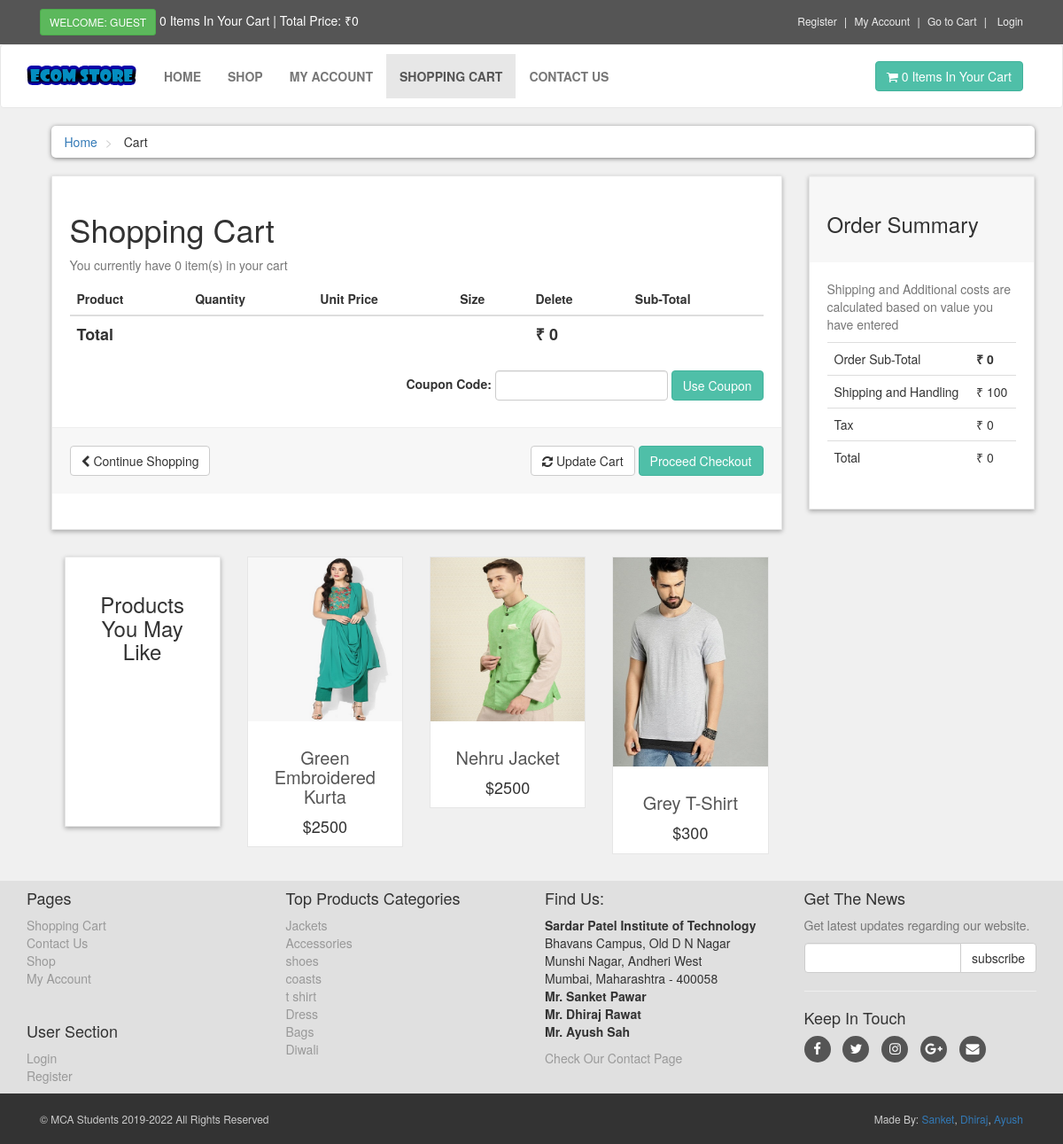
The app's page /cart.php with its own data.
### tables this page shows
CREATE TABLE `product` (
  `product_id` int(10) NOT NULL,
  `p_cat_id` int(10) NOT NULL,
  `cat_id` int(10) NOT NULL,
  `manufacturer_id` int(10) NOT NULL,
  `date` timestamp NOT NULL DEFAULT current_timestamp() ON UPDATE current_timestamp(),
  `product_title` text NOT NULL,
  `product_img1` text NOT NULL,
  `product_img2` text NOT NULL,
  `product_img3` text NOT NULL,
  `product_price` text NOT NULL,
  `product_keywords` text NOT NULL,
  `product_desc` text NOT NULL
);

CREATE TABLE `product_categories` (
  `p_cat_id` int(10) NOT NULL,
  `p_cat_title` text NOT NULL,
  `p_cat_desc` text NOT NULL
);

### cart.php (the view, shortened to what this page needs)
<?php
include("includes/header.php");
?>
    <div id="content">
        <div class="container">
            <div class="col-md-12">
                <ul class="breadcrumb">
                    <li>
                        <a href="index.php">Home</a>
                    </li>
                    <li>
                        Cart
                    </li>
                </ul>
            </div>
            <div id="cart" class="col-md-9">
                <div class="box">
                    <form action="cart.php" method="post" enctype="multipart/form-data">
                        <h1>Shopping Cart</h1>
                        <?php
                       $ip_add = getRealIpUser();
                       $select_cart = "select * from cart where ip_add='$ip_add'";
                       $run_cart = mysqli_query($con,$select_cart);
                       $count = mysqli_num_rows($run_cart);
                       ?>
                        <p class="text-muted">You currently have <?php echo $count; ?> item(s) in your cart</p>
                        <div class="table-responsive">
                            <table class="table">
                                <thead>
                                    <tr>
                                        <th colspan="2">Product</th>
                                        <th>Quantity</th>
                                        <th>Unit Price</th>
                                        <th>Size</th>
                                        <th  colspan="1">Delete</th>
                                        <th  colspan="2">Sub-Total</th>
                                    </tr>
                                </thead>
                                    <?php
                                   $total = 0;
                                   ?>
                                <tfoot>
                                    <tr>
                                        <th colspan="5">Total</th>
                                        <th colspan="2">₹ <?php echo $total; ?></th>
                                    </tr>
                                </tfoot>
                            </table>
                            <div class="form-inline pull-right">
                               <div class="form-group">
                                    <label> Coupon Code: </label>
                                    <input type="text" name="code" class="form-control">
                                    <input type="submit" class="btn btn-primary" value="Use Coupon" name="apply_coupon">
                               </div>
                           </div>
                        </div>
                        <div class="box-footer">
                            <div class="pull-left">
                                <a href="index.php" class="btn btn-default">
                                    <i class="fa fa-chevron-left"></i> Continue Shopping
                                </a>
                            </div>
                            <div class="pull-right">
                                <button type="submit" name="update" value="Update Cart" class="btn btn-default">
                                    <i class="fa fa-refresh"></i> Update Cart
                                </button>
                                <a href="checkout.php" class="btn btn-primary">
                                    Proceed Checkout <i class="fafa-chevron-right"></i>
                                </a>
                            </div>
                        </div>
                    </form>
                </div>
                <div id="row same-height-row">
                    <div class="col-md-3 col-sm-6">
                        <div class="box same-height headline">
                            <h3 class="text-center">Products You May Like</h3>
                        </div>
                    </div>
                    <?php
                   $get_products = "select * from product order by rand() LIMIT 0,3";
                   $run_products = mysqli_query($con,$get_products);
                   while($row_products=mysqli_fetch_array($run_products)){
                       $pro_id = $row_products['product_id'];
                       $pro_title = $row_products['product_title'];
                       $pro_price = $row_products['product_price'];
                       $pro_img1 = $row_products['product_img1'];
                       echo "
                    <div class='col-md-3 col-sm-6 center-responsive'>
                       <div class='product same-height'>
                           <a href='details.php?pro_id=$pro_id'>
                               <img class='img-responsive' src='admin_area/product_images/$pro_img1' alt='Product 6'>
                            </a>
                            <div class='text'>
                                <h3><a href='details.php?pro_id=$pro_id'> $pro_title </a></h3>
                                <p class='price'>$$pro_price</p>
                            </div>
                        </div>
                   </div>
                       ";
                   }
                   ?>
                </div>
            </div>
            <div class="col-md-3">
                <div id="order-summary" class="box">
                    <div class="box-header">
                        <h3>Order Summary</h3>
                    </div>
                    <p class="text-muted">
                        Shipping and Additional costs are calculated based on value you have entered
                    </p>
                    <div class="table-responsive">
                        <table class="table">
                            <tbody>
                                <tr>
                                    <td> Order Sub-Total </td>
                                    <th> ₹ <?php echo $total; ?> </th>
                                </tr>
                                <tr>
                                    <td> Shipping and Handling </td>
                                    <td> ₹ 100 </td>
                                </tr>
                                <tr>
                                    <td> Tax </td>
                                    <td> ₹ 0 </td>
                                </tr>
                                <tr class="total">
                                    <td> Total </td>
                                    <td> ₹ <?php echo $total; ?> </td>
                                </tr>
                            </tbody>
                        </table>
                    </div>
                </div>
            </div>
        </div>
    </div>
    <?php
    include("includes/footer.php");
    ?>
</body>
</html>

### includes/footer.php (shortened to what this page needs)
<div id="footer">
    <div class="container">
        <div class="row">
            <div class="col-sm-6 col-md-3">
                <ul>
                   <h4>Pages</h4>
                    <li><a href="cart.php">Shopping Cart</a></li>
                    <li><a href="contact.php">Contact Us</a></li>
                    <li><a href="shop.php">Shop</a></li>
                    <li><a href="customer/my_account.php">My Account</a></li>
                </ul>
                <br>
                <h4>User Section</h4>
                <ul>
                    <?php
                                if(!isset($_SESSION['customer_email'])){
                                    echo "<a href='checkout.php'>Login</a>";
                                }else{
                                    echo "<a href='customer/my_account.php?myorders'>My Account</a>";
                                }
                            ?>
                    <li><a href="customer_register.php">Register</a></li>
                </ul>
            </div>
            <div class="col-sm-6 col-md-3">
                <h4>Top Products Categories</h4>
                <ul>
                <?php
                        $get_p_cats = "select * from product_categories";
                        $run_p_cats = mysqli_query($con,$get_p_cats);
                        while($row_p_cats=mysqli_fetch_array($run_p_cats)){
                            $p_cat_id = $row_p_cats['p_cat_id'];
                            $p_cat_title = $row_p_cats['p_cat_title'];
                            echo "
                                <li>
                                    <a href='shop.php?p_cat=$p_cat_id'>
                                        $p_cat_title
                                    </a>
                                </li>
                            ";
                        }
                    ?>
                </ul>
            </div>
            <div class="col-sm-6 col-md-3">
                <h4>Find Us:</h4>
                <p>
                    <strong>Sardar Patel Institute of Technology</strong>
                    <br>Bhavans Campus, Old D N Nagar
                    <br>Munshi Nagar, Andheri West
                    <br>Mumbai, Maharashtra - 400058
                    <br><strong>Mr. Sanket Pawar</strong>&nbsp;<br><strong>Mr. Dhiraj Rawat</strong>&nbsp;<br><strong>Mr. Ayush Sah</strong>
                </p>
                <a href="contact.php">Check Our Contact Page</a>
            </div>
                <div class="col-sm-6 col-md-3">
                    <h4>Get The News</h4>
                    <p class="text-muted">
                        Get latest updates regarding our website.
                    </p>
                    <form action="" method="post">
                        <div class="input-group">
                            <input type="text" class="form-control" name="email">
                            <span class="input-group-btn">
                                <input type="submit" value="subscribe" class="btn btn-default">
                            </span>
                        </div>
                    </form>
                    <hr>
                    <h4>Keep In Touch</h4>
                    <p class="social">
                        <a href="#" class="fa fa-facebook"></a>
                        <a href="#" class="fa fa-twitter"></a>
                        <a href="#" class="fa fa-instagram"></a>
                        <a href="#" class="fa fa-google-plus"></a>
                        <a href="#" class="fa fa-envelope"></a>
                    </p>
                </div>
        </div>
    </div>
</div>
<div id="copyright">
    <div class="container">
        <div class="col-md-6">
            <p class="pull-left">&copy; MCA Students 2019-2022 All Rights Reserved</p>
        </div>
        <div class="col-md-6">
            <p class="pull-right"> Made By: <a href="https://www.facebook.com/pavarsanket">Sanket</a>, <a href="https://www.facebook.com/Dhirajsinghrawat">Dhiraj</a>, <a href="https://www.facebook.com/Sah.Ayush">Ayush</a></p>
        </div>
    </div>
</div>

### style.css (style rules this page uses)
body { font-size: 14px; line-height: 1.42857143; color: #333333; background: #f0f0f0; overflow-x: hidden; }
.btn-primary { color: rgb(255, 255, 255); background: rgb(79,191,168); border-color: rgb(65, 179, 156); }
.box { background: #ffffff; margin: 0 0 30px; border: solid 1px #e6e6e6; box-sizing: border-box; padding: 20px; box-shadow: 0px 2px 5px rgba(0, 0, 0, .3); }
#content { padding-left: 25px; }
#content .product { background: #ffffff; border: solid 1px #e6e6e6; margin-bottom: 30px; box-sizing: border-box; }
#content .product .text { padding: 10px 10px 0px; }
#content .product .text p.price { font-size: 18px; text-align: center; font-weight: 400; }
#content .product .text h3 { text-align: center; font-size: 20px; }
#content .product .text h3 a { color: rgb(85, 85, 85); }
.breadcrumb { padding: 8px 15px; margin-bottom: 20px; background: #ffffff; border-radius: 5px; box-shadow: 0px 1px 5px rgba(0, 0, 0, .5); }
.breadcrumb> li + li:before { content: ">\00a0"; color: #cccccc; }
#content .headline { height: 305px; }
#content #cart .table tfoot { font-size: 18px; }
.box .box-footer { background-color: #f7f7f7; margin: 30px -20px 20px; padding: 20px; border-top: 1px solid #eeeeee; }
.box .box-footer:before, .box .box-footer:after { content: ""; display: table; }
.box .box-footer:after { clear: both; }
.box .box-header { background-color: #f7f7f7; margin: -20px -20px 20px; padding: 20px; border-top: 1px solid #eeeeee; }
#footer { background: #e0e0e0; padding 20px 0; }
#footer a { color: #999999; padding: 0; text-decoration: none; }
#footer ul { list-style: none; padding-left: 0px; }
#footer .social { text-align: left; }
#footer .social a { margin: 0px 10px 0px 0px; display: inline-block; color: #ffffff; width: 30px; height: 30px; border-radius: 15px; line-height: 30px; font-size: 15px; text-align: center; vertical-align: bottom; background: #555555; text-decoration: none; }
#copyright { background: #333333; color: #cccccc; padding: 20px 0px; font-size: 12px; }
#copyright p { margin: 0px; }

### records on screen
product: product_img1 (picture), product_title "Green Embroidered Kurta", product_price "2500"
product: product_img1 (picture), product_title "Nehru Jacket", product_price "2500"
product: product_img1 (picture), product_title "Grey T-Shirt", product_price "300"
product_categories: p_cat_title "Jackets"
product_categories: p_cat_title "Accessories"
product_categories: p_cat_title "shoes"
product_categories: p_cat_title "coasts"
product_categories: p_cat_title "t shirt"
product_categories: p_cat_title "Dress"
product_categories: p_cat_title "Bags"
product_categories: p_cat_title "Diwali"

### other values on screen
$count_items "0 0"
$total "0"
$count "0"
